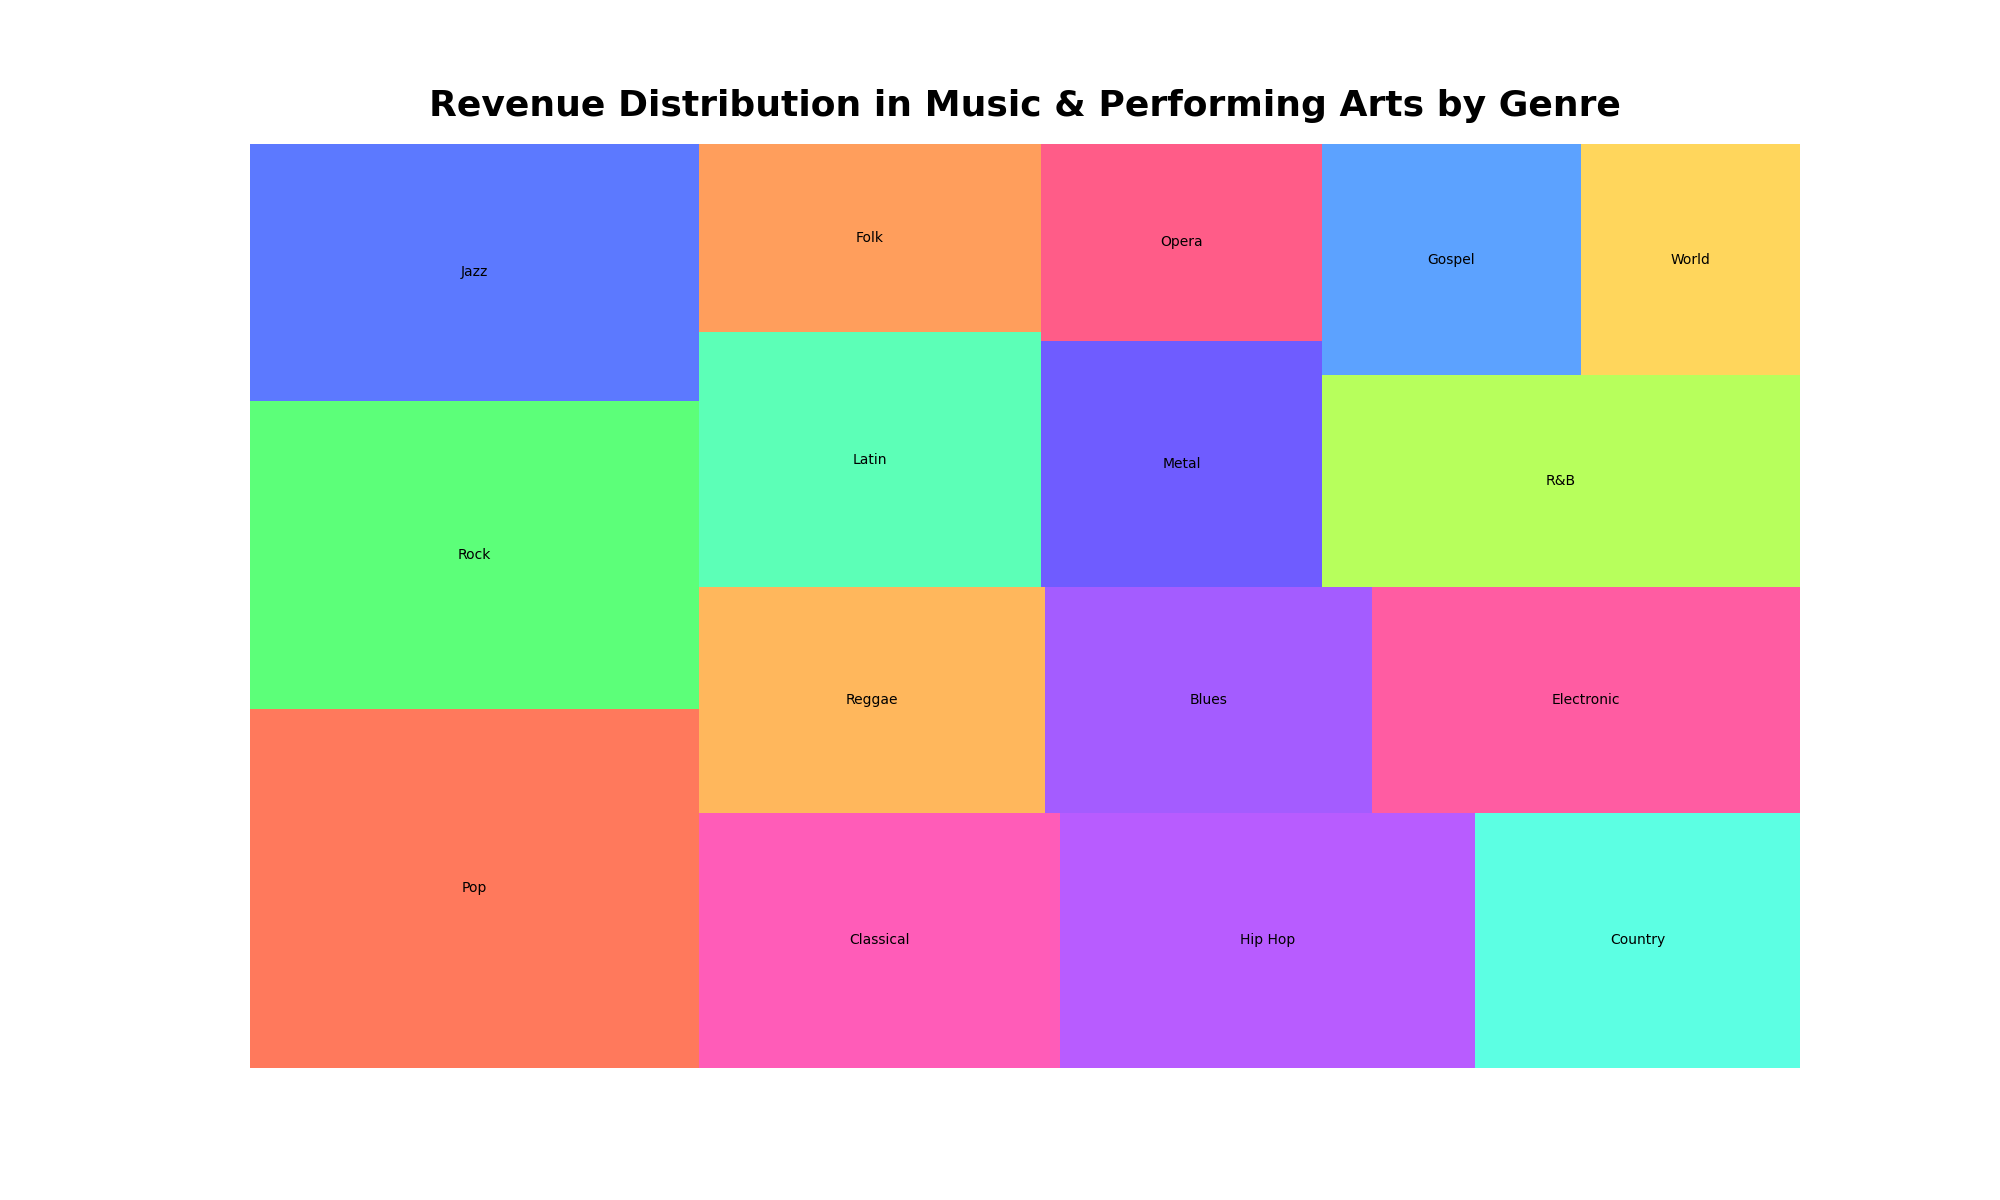

Reproduce this figure in Python.

import seaborn as sns
import pandas as pd
import matplotlib.pyplot as plt
import squarify  # pip install squarify (algorithm for treemap)

# Create the dataframe
df = pd.DataFrame({
    'Genre': ['Pop', 'Rock', 'Jazz', 'Classical', 'Hip Hop', 'Country', 'Reggae', 'Blues', 'Electronic', 'Latin', 'Folk', 'Metal', 'Opera', 'R&B', 'Gospel', 'World'],
    'Revenue': [350, 300, 250, 200, 230, 180, 170, 160, 210, 190, 140, 150, 120, 220, 130, 110]
})

# Custom colors for the treemap
colors = ['#FF5733', '#33FF57', '#3357FF', '#FF33A6', '#A633FF', '#33FFDD', '#FFA533', '#8D33FF', '#FF338B', '#33FFA5', '#FF8633', '#4B33FF', '#FF336B', '#A5FF33', '#338BFF', '#FFCC33']

# Create a figure and a set of subplots
plt.figure(figsize=(20, 12))

# Using squarify to plot the treemap
squarify.plot(sizes=df['Revenue'], label=df['Genre'], color=colors, alpha=0.8)

plt.title("Revenue Distribution in Music & Performing Arts by Genre", fontsize=26, fontweight='bold', pad=20)
plt.axis('off')  # Disable the axis

plt.show()
